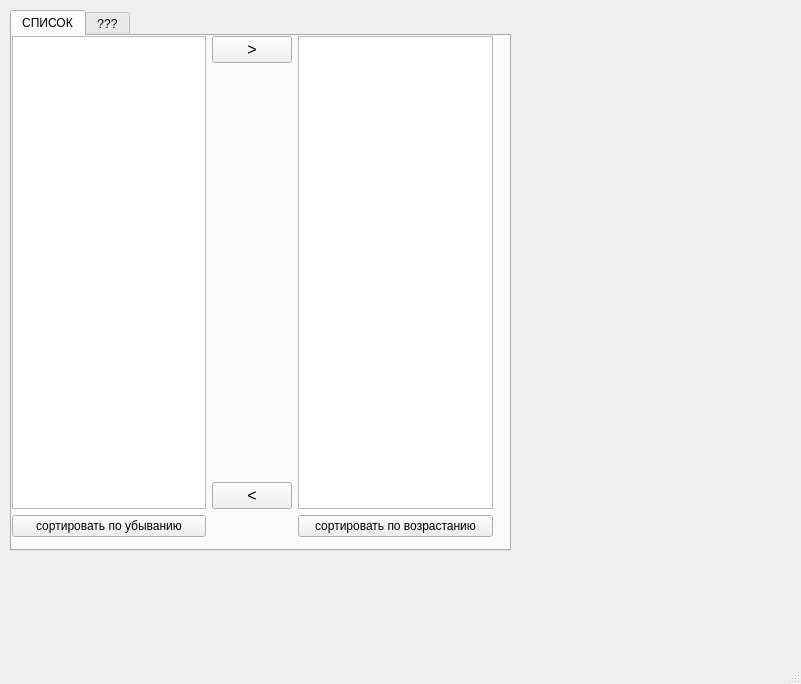
<?xml version="1.0" encoding="UTF-8"?>
<ui version="4.0">
 <class>ListWidget</class>
 <widget class="QMainWindow" name="ListWidget">
  <property name="geometry">
   <rect>
    <x>0</x>
    <y>0</y>
    <width>801</width>
    <height>684</height>
   </rect>
  </property>
  <property name="windowTitle">
   <string>ListWidget</string>
  </property>
  <widget class="QWidget" name="centralwidget">
   <widget class="QTabWidget" name="tabWidget">
    <property name="geometry">
     <rect>
      <x>10</x>
      <y>10</y>
      <width>501</width>
      <height>541</height>
     </rect>
    </property>
    <property name="currentIndex">
     <number>0</number>
    </property>
    <widget class="QWidget" name="list">
     <attribute name="title">
      <string>СПИСОК</string>
     </attribute>
     <widget class="QWidget" name="gridLayoutWidget">
      <property name="geometry">
       <rect>
        <x>0</x>
        <y>0</y>
        <width>481</width>
        <height>501</height>
       </rect>
      </property>
      <layout class="QGridLayout" name="gridLayout">
       <item row="2" column="1">
        <widget class="QPushButton" name="pbLess">
         <property name="font">
          <font>
           <pointsize>12</pointsize>
          </font>
         </property>
         <property name="text">
          <string>&lt;</string>
         </property>
        </widget>
       </item>
       <item row="3" column="0">
        <widget class="QPushButton" name="pbLeft">
         <property name="text">
          <string>сортировать по убыванию</string>
         </property>
        </widget>
       </item>
       <item row="0" column="0" rowspan="3">
        <widget class="QListWidget" name="lwFirst">
         <property name="selectionMode">
          <enum>QAbstractItemView::MultiSelection</enum>
         </property>
        </widget>
       </item>
       <item row="0" column="1">
        <widget class="QPushButton" name="pbMore">
         <property name="sizePolicy">
          <sizepolicy hsizetype="Minimum" vsizetype="Fixed">
           <horstretch>0</horstretch>
           <verstretch>0</verstretch>
          </sizepolicy>
         </property>
         <property name="font">
          <font>
           <pointsize>12</pointsize>
          </font>
         </property>
         <property name="text">
          <string>&gt;</string>
         </property>
        </widget>
       </item>
       <item row="0" column="3" rowspan="3">
        <widget class="QListWidget" name="lwSecond">
         <property name="selectionMode">
          <enum>QAbstractItemView::MultiSelection</enum>
         </property>
        </widget>
       </item>
       <item row="1" column="1">
        <widget class="QLabel" name="label_2">
         <property name="text">
          <string/>
         </property>
        </widget>
       </item>
       <item row="3" column="3">
        <widget class="QPushButton" name="pbRight">
         <property name="sizePolicy">
          <sizepolicy hsizetype="Minimum" vsizetype="Fixed">
           <horstretch>0</horstretch>
           <verstretch>0</verstretch>
          </sizepolicy>
         </property>
         <property name="toolTip">
          <string/>
         </property>
         <property name="text">
          <string>сортировать по возрастанию</string>
         </property>
        </widget>
       </item>
      </layout>
     </widget>
    </widget>
    <widget class="QWidget" name="tab_2">
     <attribute name="title">
      <string>???</string>
     </attribute>
     <widget class="QLabel" name="label">
      <property name="geometry">
       <rect>
        <x>20</x>
        <y>20</y>
        <width>261</width>
        <height>141</height>
       </rect>
      </property>
      <property name="font">
       <font>
        <family>Viner Hand ITC</family>
        <pointsize>14</pointsize>
       </font>
      </property>
      <property name="text">
       <string>ЧтО вЫ тУт ДеЛаЕтЕ???</string>
      </property>
     </widget>
    </widget>
   </widget>
  </widget>
  <widget class="QMenuBar" name="menubar">
   <property name="geometry">
    <rect>
     <x>0</x>
     <y>0</y>
     <width>801</width>
     <height>21</height>
    </rect>
   </property>
  </widget>
  <widget class="QStatusBar" name="statusbar"/>
 </widget>
 <resources/>
 <connections/>
</ui>
